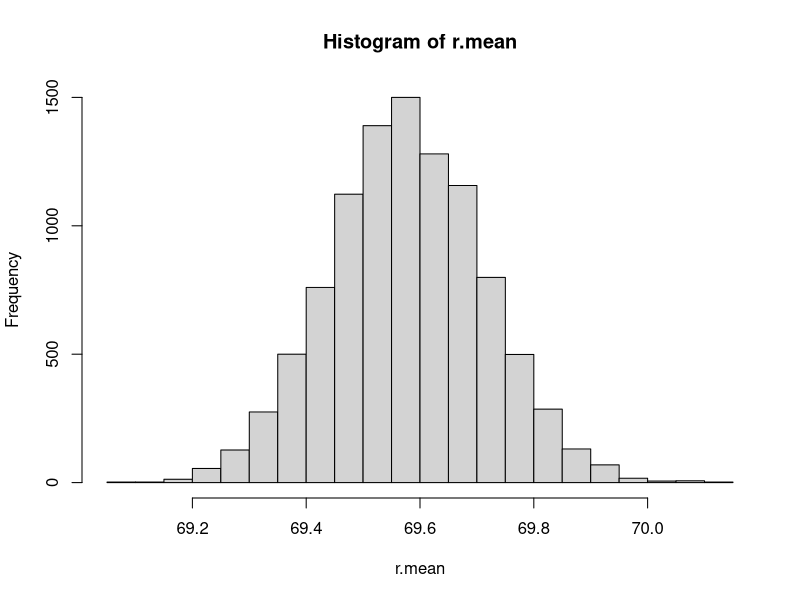
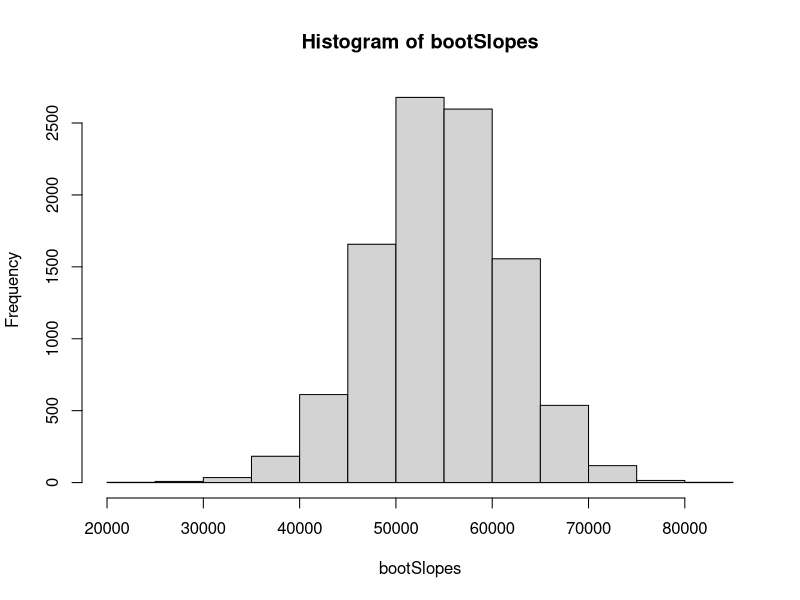
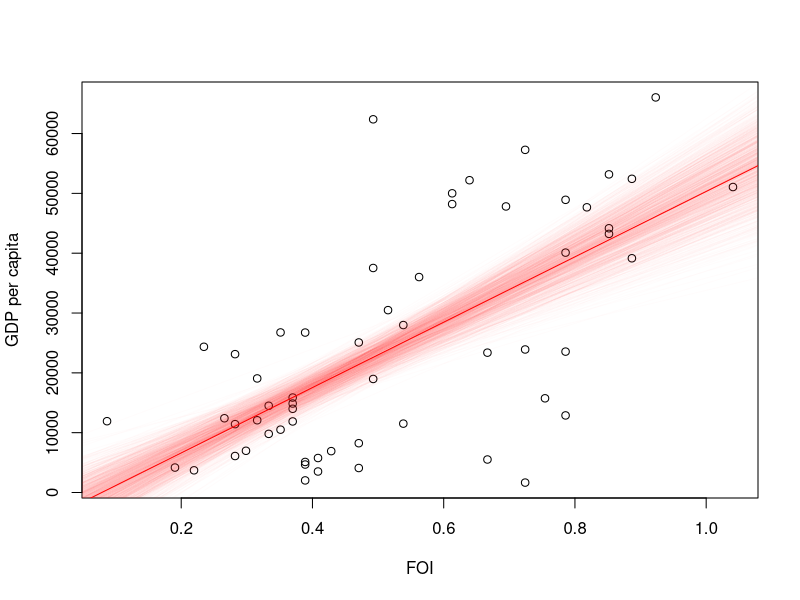
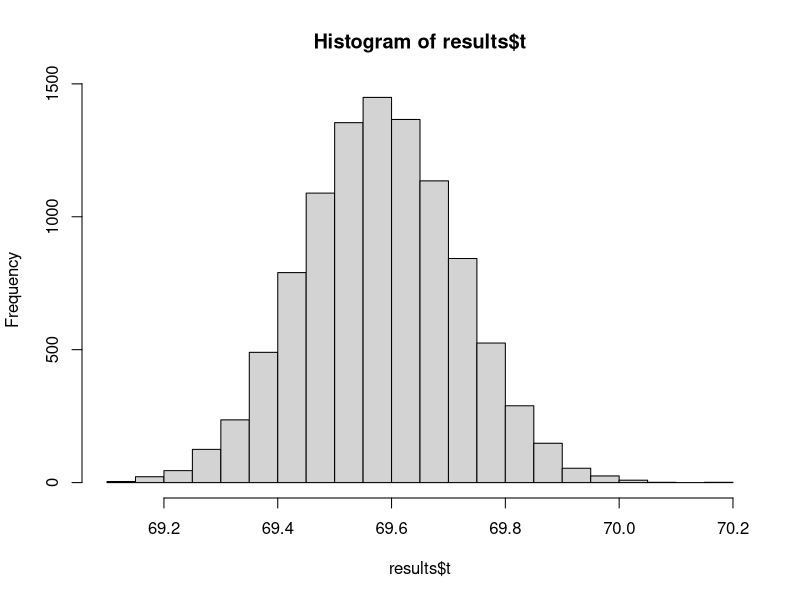

Write R code to recreate these figures, in order.
## ---- chunk 1
# Height Data from National Health Interview Survey (NHIS) 2007
DataFrame <- read.csv("NHIS2007.csv")
ObservedHeights <- DataFrame$height
mean(ObservedHeights)
## ---- chunk 2
BootSample <- sample(ObservedHeights, replace = T)
mean(BootSample)
## ---- chunk 3
# obtaining M bootstrap samples and calculate mean value of each bootstrap sample
M <- 10000
r.mean <- numeric(M)
for(i in 1:M)
{
  BootSample <- sample(ObservedHeights, replace = T)
  r.mean[i] <- mean(BootSample)
}
## ---- chunk 4
median(r.mean) # median of the bootstrap samples
## ---- chunk 5
hist(r.mean) # plot histogram of the measured means over the boostrap samples
## ---- chunk 6
sd(r.mean) # standard deviation of the bootstrap samples
quantile(r.mean, probs=c(0.025, 0.975))
## ---- chunk 7
library(dplyr)
df <- read.csv("FOI.csv")
df$GDP <- df$NY.GDP.PCAP.PP.KD
df %>% filter(SP.POP.TOTL*IT.NET.USER.ZS/100 > 5000000) -> df

model <- lm(GDP~FOI, df)
model$coefficients[2]
## ---- chunk 8
# obtaining M bootstrap samples and calculate mean value of each bootstrap sample
M <- 10000
bootSlopes <- numeric(M)
bootIntercepts <- numeric(M)
for(i in 1:M)
{
  BootSample <- sample(nrow(df), replace = T)
  bootmodel <- lm(df$GDP[BootSample] ~ df$FOI[BootSample])
  bootSlopes[i] <- bootmodel$coefficients[2]
  bootIntercepts[i] <- bootmodel$coefficients[1]
}
## ---- chunk 9
median(bootSlopes)
sd(bootSlopes)
hist(bootSlopes)
quantile(bootSlopes, probs = c(0.025, 0.975))
## ---- chunk 10
plot(df$FOI, df$GDP, xlab="FOI", ylab="GDP per capita")
for(i in 1:1000)
{
  abline(bootIntercepts[i], bootSlopes[i], col=rgb(1,0,0,0.01))
}
abline(model$coefficients[1], model$coefficients[2], col="red")
## ---- chunk 11
library(boot)
ReturnMean <- function(datav, sampleindices) 
{
  d <- datav[sampleindices] # we will use this for bootstrapping
  return( mean(d) )
}
## ---- chunk 12
## Bootstrapping with 10000 replications
results <- boot(data=as.vector(ObservedHeights), statistic=ReturnMean, R=10000)
## ---- chunk 13
hist(results$t)
